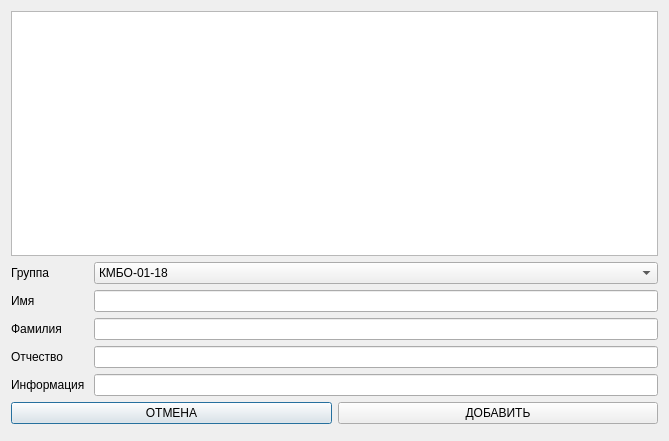
<?xml version="1.0" encoding="UTF-8"?>
<ui version="4.0">
 <class>Dialog</class>
 <widget class="QDialog" name="Dialog">
  <property name="geometry">
   <rect>
    <x>0</x>
    <y>0</y>
    <width>669</width>
    <height>441</height>
   </rect>
  </property>
  <property name="windowTitle">
   <string>Dialog</string>
  </property>
  <layout class="QVBoxLayout" name="verticalLayout">
   <item>
    <widget class="QListWidget" name="listWidget">
     <property name="focusPolicy">
      <enum>Qt::NoFocus</enum>
     </property>
    </widget>
   </item>
   <item>
    <layout class="QFormLayout" name="formLayout">
     <item row="3" column="0">
      <widget class="QLabel" name="group_">
       <property name="text">
        <string>Группа</string>
       </property>
      </widget>
     </item>
     <item row="3" column="1">
      <widget class="QComboBox" name="grp">
       <item>
        <property name="text">
         <string>КМБО-01-18</string>
        </property>
       </item>
       <item>
        <property name="text">
         <string>КМБО-02-18</string>
        </property>
       </item>
       <item>
        <property name="text">
         <string>КМБО-03-18</string>
        </property>
       </item>
       <item>
        <property name="text">
         <string>КМБО-04-18</string>
        </property>
       </item>
       <item>
        <property name="text">
         <string>КМБО-05-18</string>
        </property>
       </item>
      </widget>
     </item>
     <item row="4" column="0">
      <widget class="QLabel" name="name_">
       <property name="text">
        <string>Имя</string>
       </property>
      </widget>
     </item>
     <item row="4" column="1">
      <widget class="QLineEdit" name="name"/>
     </item>
     <item row="5" column="0">
      <widget class="QLabel" name="lastName_">
       <property name="text">
        <string>Фамилия</string>
       </property>
      </widget>
     </item>
     <item row="5" column="1">
      <widget class="QLineEdit" name="lastName"/>
     </item>
     <item row="6" column="0">
      <widget class="QLabel" name="label">
       <property name="text">
        <string>Отчество </string>
       </property>
      </widget>
     </item>
     <item row="7" column="0">
      <widget class="QLabel" name="label_2">
       <property name="text">
        <string>Информация </string>
       </property>
      </widget>
     </item>
     <item row="6" column="1">
      <widget class="QLineEdit" name="middleName"/>
     </item>
     <item row="7" column="1">
      <widget class="QLineEdit" name="info"/>
     </item>
    </layout>
   </item>
   <item>
    <layout class="QHBoxLayout" name="horizontalLayout">
     <item>
      <widget class="QPushButton" name="cancel">
       <property name="text">
        <string>ОТМЕНА</string>
       </property>
      </widget>
     </item>
     <item>
      <widget class="QPushButton" name="add">
       <property name="text">
        <string>ДОБАВИТЬ</string>
       </property>
      </widget>
     </item>
    </layout>
   </item>
   <item>
    <widget class="QDialogButtonBox" name="buttonBox">
     <property name="orientation">
      <enum>Qt::Horizontal</enum>
     </property>
    </widget>
   </item>
  </layout>
 </widget>
 <resources/>
 <connections>
  <connection>
   <sender>buttonBox</sender>
   <signal>accepted()</signal>
   <receiver>Dialog</receiver>
   <slot>accept()</slot>
   <hints>
    <hint type="sourcelabel">
     <x>248</x>
     <y>254</y>
    </hint>
    <hint type="destinationlabel">
     <x>157</x>
     <y>274</y>
    </hint>
   </hints>
  </connection>
  <connection>
   <sender>buttonBox</sender>
   <signal>rejected()</signal>
   <receiver>Dialog</receiver>
   <slot>reject()</slot>
   <hints>
    <hint type="sourcelabel">
     <x>316</x>
     <y>260</y>
    </hint>
    <hint type="destinationlabel">
     <x>286</x>
     <y>274</y>
    </hint>
   </hints>
  </connection>
 </connections>
</ui>
